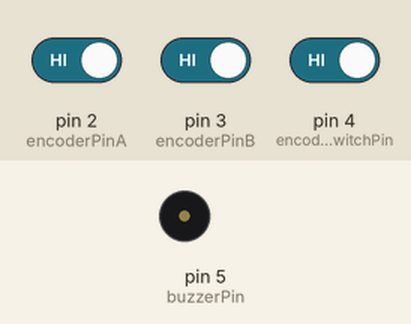
A sketch run on a simulated Arduino Uno, built with avr-gcc and run on an emulated ATmega328P. Shown: buzzer (waves = sounding). Inputs (shaded band) come from the test bench; at power-on: pin 4 (encoderSwitchPin) HIGH, pin 2 (encoderPinA) HIGH, pin 3 (encoderPinB) HIGH.

Above: at 1.2 s.
1.3 s: pin 4 (encoderSwitchPin) driven LOW
At 2.3 s:
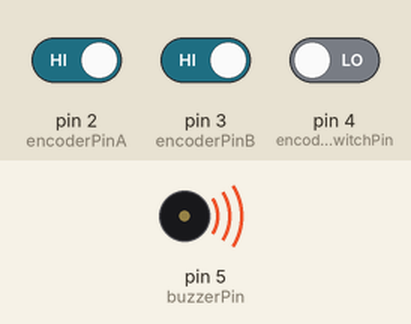
Timing chart, 0 to 4.3 s (numbered marks = the images above; inputs shaded):
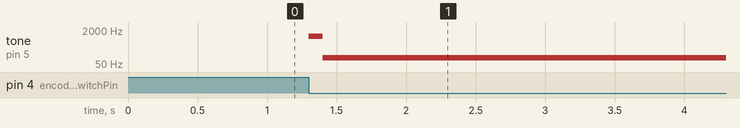

Measured:
- after the input at 1.3 s, tone on pin 5 (buzzerPin): silent → 1000 Hz at once, → 100 Hz 0.10 s later

The sketch:

C_Teste_Encoder.ino
```cpp
// Define os pinos do encoder
const int encoderPinA = 2;
const int encoderPinB = 3;
const int encoderSwitchPin = 4;

// Define a posição atual do encoder
int encoderPos = 0;

// Define o pino do buzzer
const int buzzerPin = 5;

// Define o estado do botão do encoder
int encoderSwitchState;
int lastEncoderSwitchState = LOW;

// Define a variável que controla se o som está ligado ou desligado
bool isSoundOn = false;

void setup() {
// Define o pino do buzzer como saída digital
pinMode(buzzerPin, OUTPUT);

// Define os pinos do encoder como entrada digital
pinMode(encoderPinA, INPUT);
pinMode(encoderPinB, INPUT);

// Define o pino do botão do encoder como entrada digital com resistor pull-up
pinMode(encoderSwitchPin, INPUT_PULLUP);
}

void loop() {
// Lê o valor do botão do encoder
encoderSwitchState = digitalRead(encoderSwitchPin);

// Liga ou desliga o som quando o botão do encoder é pressionado
if (encoderSwitchState != lastEncoderSwitchState) {
if (encoderSwitchState == LOW) {
// O botão foi pressionado
isSoundOn = !isSoundOn; // Alterna entre ligar e desligar o som
if (isSoundOn) {
// Se o som estiver ligado, toca um som inicial
tone(buzzerPin, 1000);
delay(100);
noTone(buzzerPin);
} else {
// Se o som estiver desligado, para a reprodução do som
noTone(buzzerPin);
}
}
}

lastEncoderSwitchState = encoderSwitchState;

// Se o som estiver ligado, ajusta a frequência do som com base na posição do encoder
if (isSoundOn) {
int frequency = map(encoderPos, 0, 100, 100, 1000); // Mapeia a posição do encoder para a frequência do som
tone(buzzerPin, frequency); // Toca o som do buzzer com a frequência atual
}

// Lê os valores dos pinos A e B do encoder
int encoderA = digitalRead(encoderPinA);
int encoderB = digitalRead(encoderPinB);

// Determina a direção em que o encoder está sendo girado
if (encoderA != encoderB) {
encoderPos++;
} else {
encoderPos--;
}

// Limita a posição do encoder entre 0 e 100
if (encoderPos < 0) {
encoderPos = 0;
}
if (encoderPos > 100) {
encoderPos = 100;
}
}
```
